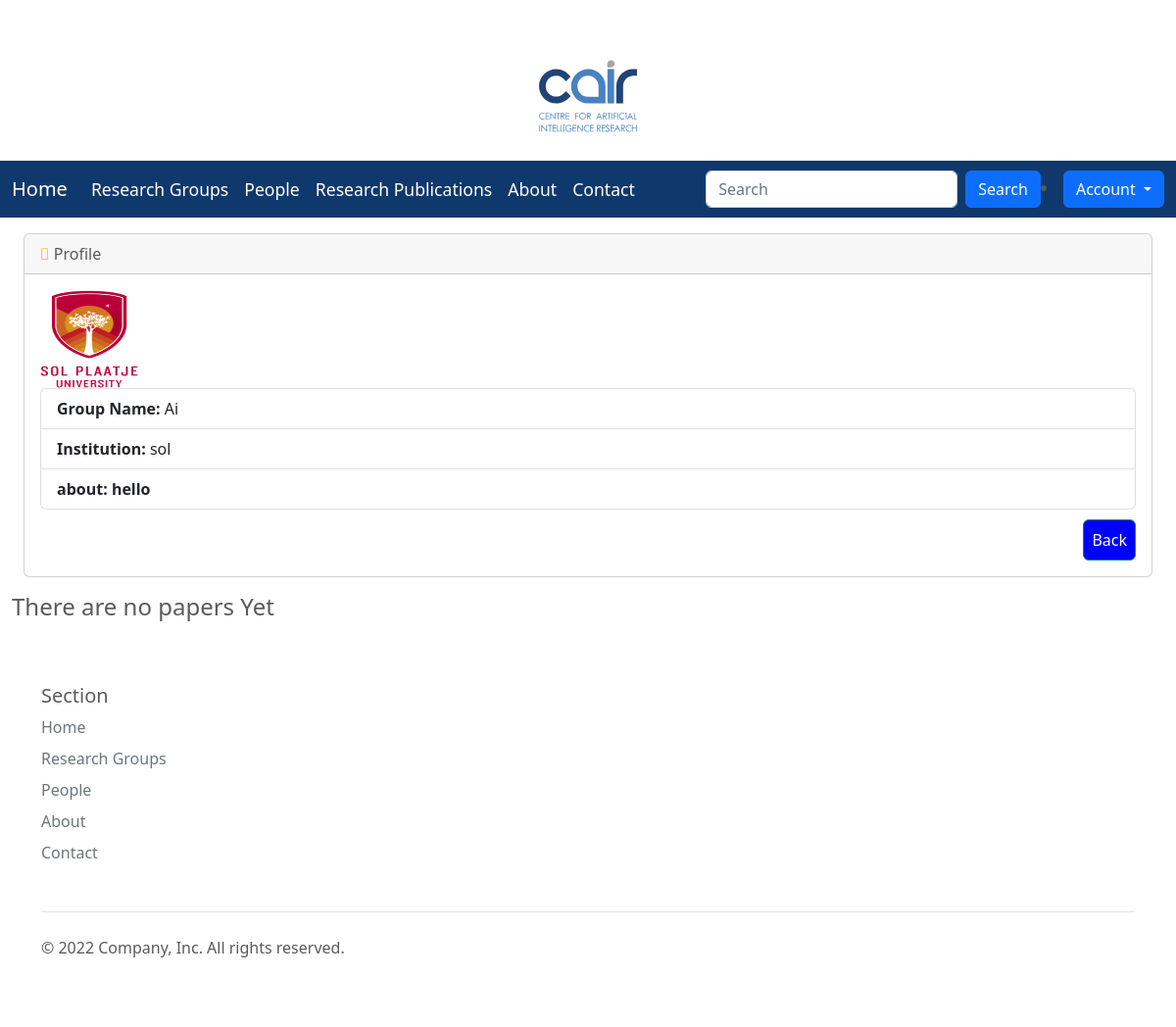
Page /avGprofle/2 on the earlier database version.
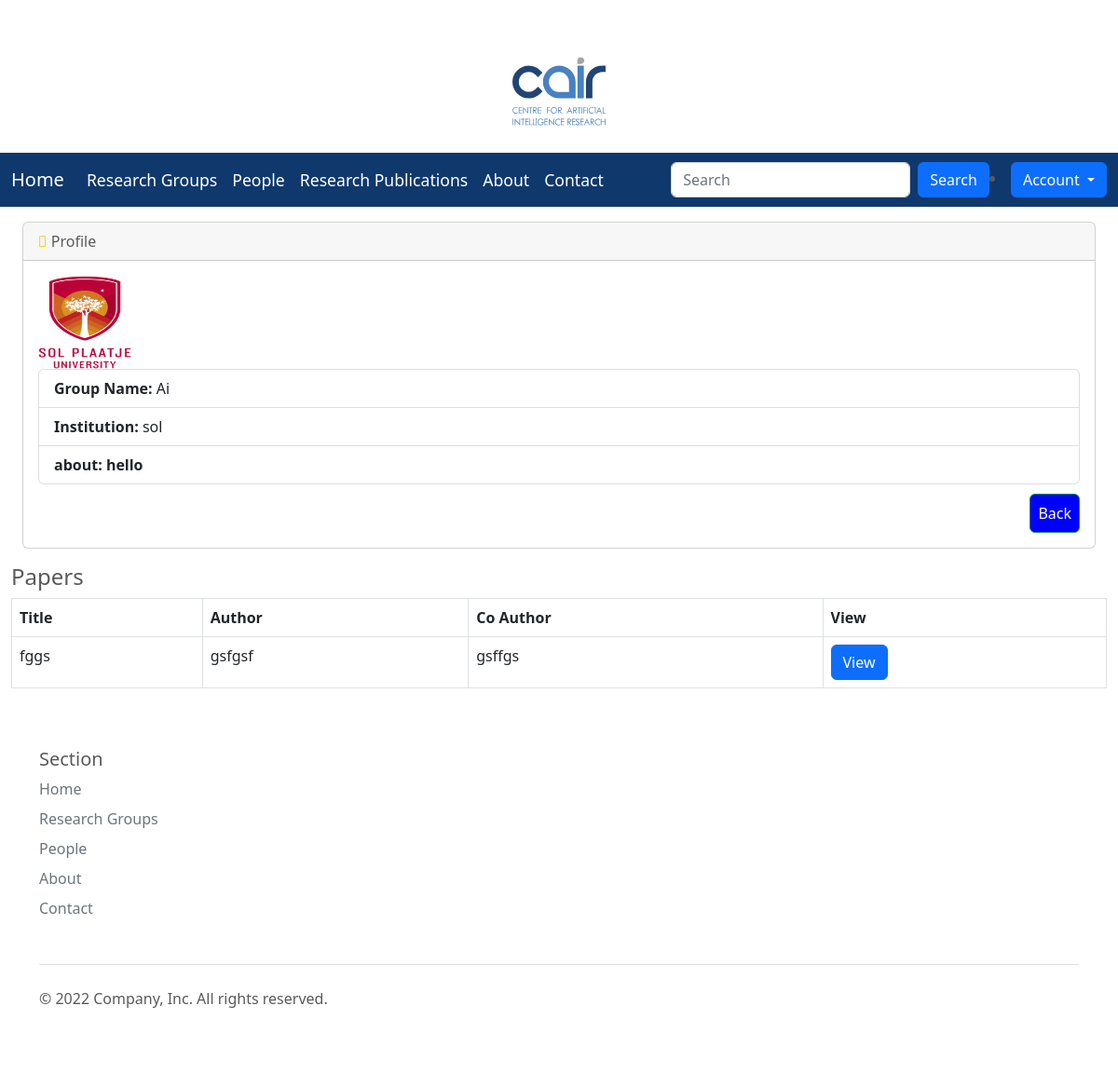
Same page on the later database version.
### researchapp/models.py (models this page shows, shortened)
class Paper(models.Model):
    title = models.CharField(max_length=100)
    author = models.CharField(max_length=50)
    co_author = models.CharField(max_length=50)
    description =  models.TextField()
    category  = models.ForeignKey(PaperType, on_delete=models.CASCADE, default=None,blank=True , null=TRUE)
    group = models.ForeignKey(Group, on_delete=models.CASCADE, default=None,blank=True , null=TRUE)
    publication = models.FileField(upload_to='pdf/publications')
    peerReview = models.FileField(upload_to='pdf/peerReview', blank=True , null=TRUE)
    created = models.DateField(auto_now_add=True)
    published_by=models.ForeignKey(User, on_delete=models.CASCADE, default=None,blank=True , null=TRUE)

### researchapp/views.py (the view)
# urls.py: path('avGprofle/<int:pk>', views.AViewGroupProfile.as_view(), name='avGprofile'),
class AViewGroupProfile(DetailView):
    model=Group
    template_name = 'viewGroupProfile.html'
    def get_context_data(self, **kwargs):
        context = super(AViewGroupProfile, self).get_context_data(**kwargs)
        author_id = self.kwargs['pk']
        query=""
        query_string= Group.objects.all().filter(id=author_id)
        for i in query_string:
            query+=str(i.name)
        entry_query = get_query(query, ['name'])
        papers=Paper.objects.filter(group__exact = Group.objects.get(name=query))
        context['papers'] = papers
        return context

### researchapp/views.py (called while the page is built)
def normalize_query(query_string,findterms=re.compile(r'"([^"]+)"|(\S+)').findall,normspace=re.compile(r'\s{2,}').sub):
    return [normspace(' ', (term[0] or term[1]).strip()) for term in findterms(query_string)]

def get_query(query_string, search_fields):
    query = None # Query to search for every search term
    terms = normalize_query(query_string)
    for term in terms:
        or_query = None # Query to search for a given term in each field
        for field_name in search_fields:
            queries = Q(**{"%s__icontains" % field_name: term})
            if or_query is None:
                or_query = queries
            else:
                or_query = or_query | queries
        if query is None:
            query = or_query
        else:
            query = query & or_query
    return query

### researchapp/templates/viewGroupProfile.html (shortened to what this page needs)
{% extends 'base.html' %}
{% load static %}
{% block style %}
    <link rel="stylesheet" href="{% static 'css/style1.css' %}">
    <link href="https://cdn.jsdelivr.net/npm/bootstrap@5.2.0/dist/css/bootstrap.min.css"
    rel="stylesheet">
    <link href='https://cdnjs.cloudflare.com/ajax/libs/font-awesome/4.0.3/css/font-awesome.css' rel='stylesheet'>
    <body oncontextmenu='return false' class='snippet-body'>
{% endblock %}
{% block body %}
<div class="container-fluid">
        <div class="row">
          <div class="col-12 mb-3">
          <div class="col-12 mb-3">
              <div id="content-wrapper">
        <div class="container-fluid">
            <div class="card mb-3">
                <div class="card-header">
                    <i class="fas fa-table text-warning"></i>
                    Profile
                </div>
                <div class="card-body">
                    <img class="img-fluid" alt="100%x280"
                                             src= {% if object.university.image %}{{ object.university.image.url }}{% else %} {% static 'media/logo.svg' %}{% endif %} style="width:100px;height:100px">
 <div class="row">
        <div class="col-12">
            <ul class="list-group">
              <li class="list-group-item"><strong>Group Name: </strong>{{ object.name}}</li>
              						{% if object.university.name %}
              <li class="list-group-item"><strong>Institution: </strong>{{ object.university.name}}</li>
              						{% endif %}
              <li class="list-group-item"><strong>about: {{object.description}}</strong></li>
            </ul>
        </div>
    </div>
    <div class="row top-buffer" style="padding-top: 10px">
        <div class="col-12">
                <a href="{% url 'researchgroup' %}"><button type="button" style="padding: 8px; float: right; background-color: blue; color: white;" class="btn btn-success">Back</button></a>
        </div>
    </div>
          </div>
        </div>
      </div>
    </div>
    {% if papers %}
    <h4> Papers</h4>
      <div class="table-responsive">
                        <table class="table table-bordered" id="dataTable" width="100%" cellspacing="0">
                            <thead>
                            <tr>
                                <th>Title</th>
                                <th>Author</th>
                                <th>Co Author</th>
                                <th>View</th>
                            </tr>
                            </thead>
                            <tbody>
                            {% for paper in papers %}
                                <tr>
                                    <td>{{ paper.title }}</td>
                                    <td>
                                   	{{ paper.author}}
                                    </td>
                                    <td>{{ paper.co_author }}</td>
                                    <td>
                <a href="{{paper.publication.url}}"><button type="button" class="btn btn-primary"> View</button></a>
                 </td>
                            {% endfor %}
                            {% else %}
                            <h4> There are no papers Yet</h4>
                        {% endif %}
                            </tbody>
                        </table></div>
{% endblock %}

Differences in the rows shown:
added Paper: title "fggs", author "gsfgsf", co_author "gsffgs"
Other differences:
text no longer shown: "There are no papers Yet"
text now shown: "Papers Title Author Co Author View"
